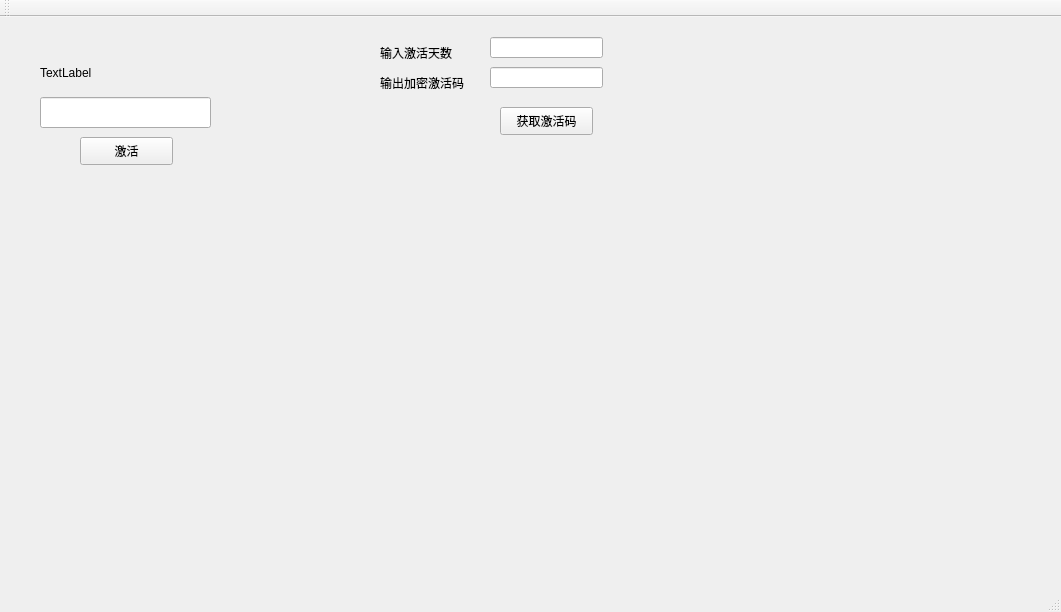
<?xml version="1.0" encoding="UTF-8"?>
<ui version="4.0">
 <class>QtWidgetsApplication1Class</class>
 <widget class="QMainWindow" name="QtWidgetsApplication1Class">
  <property name="geometry">
   <rect>
    <x>0</x>
    <y>0</y>
    <width>1061</width>
    <height>612</height>
   </rect>
  </property>
  <property name="windowTitle">
   <string>QtWidgetsApplication1</string>
  </property>
  <widget class="QWidget" name="centralWidget">
   <widget class="QLabel" name="statusLabel">
    <property name="geometry">
     <rect>
      <x>40</x>
      <y>20</y>
      <width>311</width>
      <height>71</height>
     </rect>
    </property>
    <property name="text">
     <string>TextLabel</string>
    </property>
   </widget>
   <widget class="QLineEdit" name="keyInput">
    <property name="geometry">
     <rect>
      <x>40</x>
      <y>80</y>
      <width>171</width>
      <height>31</height>
     </rect>
    </property>
   </widget>
   <widget class="QPushButton" name="activateButton">
    <property name="geometry">
     <rect>
      <x>80</x>
      <y>120</y>
      <width>93</width>
      <height>28</height>
     </rect>
    </property>
    <property name="text">
     <string>激活</string>
    </property>
   </widget>
   <widget class="QLineEdit" name="keyInput_plaintext">
    <property name="geometry">
     <rect>
      <x>490</x>
      <y>20</y>
      <width>113</width>
      <height>21</height>
     </rect>
    </property>
   </widget>
   <widget class="QPushButton" name="plaintextButton">
    <property name="geometry">
     <rect>
      <x>500</x>
      <y>90</y>
      <width>93</width>
      <height>28</height>
     </rect>
    </property>
    <property name="text">
     <string>获取激活码</string>
    </property>
   </widget>
   <widget class="QLabel" name="label">
    <property name="geometry">
     <rect>
      <x>380</x>
      <y>20</y>
      <width>91</width>
      <height>31</height>
     </rect>
    </property>
    <property name="text">
     <string>输入激活天数</string>
    </property>
   </widget>
   <widget class="QLabel" name="label_2">
    <property name="geometry">
     <rect>
      <x>380</x>
      <y>50</y>
      <width>121</width>
      <height>31</height>
     </rect>
    </property>
    <property name="text">
     <string>输出加密激活码</string>
    </property>
   </widget>
   <widget class="QLineEdit" name="keyOutput">
    <property name="geometry">
     <rect>
      <x>490</x>
      <y>50</y>
      <width>113</width>
      <height>21</height>
     </rect>
    </property>
   </widget>
  </widget>
  <widget class="QMenuBar" name="menuBar">
   <property name="geometry">
    <rect>
     <x>0</x>
     <y>0</y>
     <width>1061</width>
     <height>26</height>
    </rect>
   </property>
  </widget>
  <widget class="QToolBar" name="mainToolBar">
   <attribute name="toolBarArea">
    <enum>TopToolBarArea</enum>
   </attribute>
   <attribute name="toolBarBreak">
    <bool>false</bool>
   </attribute>
  </widget>
  <widget class="QStatusBar" name="statusBar"/>
 </widget>
 <layoutdefault spacing="6" margin="11"/>
 <resources>
  <include location="QtWidgetsApplication1.qrc"/>
 </resources>
 <connections/>
</ui>
